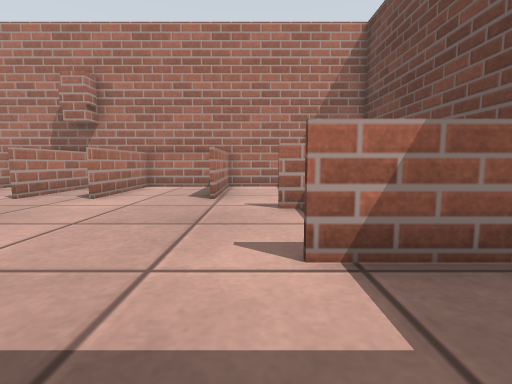
View 1 (above)

13 first-person views from a walk through a robot-simulator world made for Gazebo. The camera is 0.5 m above the floor, tilts 6° down and sees 85° across. The floor is counted in squares, 0.5 m on a side. Each view is taken from the middle of a square. On the plan, view 1 faces up. The plan holds only what a view shows up to about 11 squares ahead; the rest is blank. The place goes on beyond the plan.

View 2
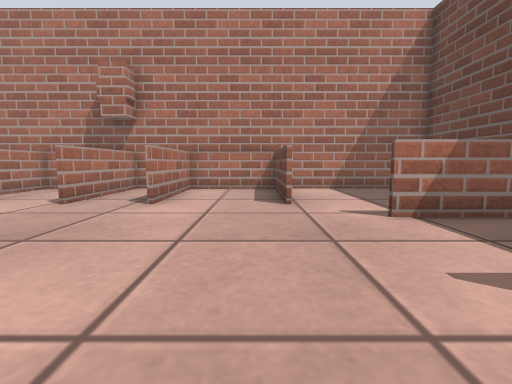

View 3
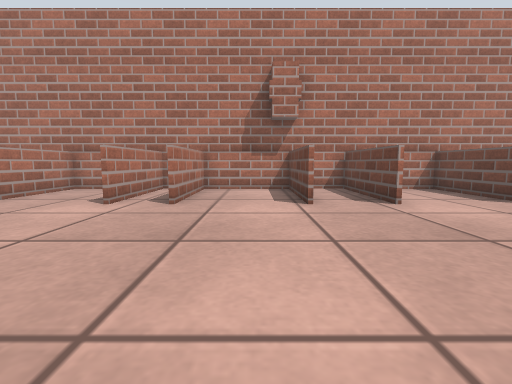

View 4
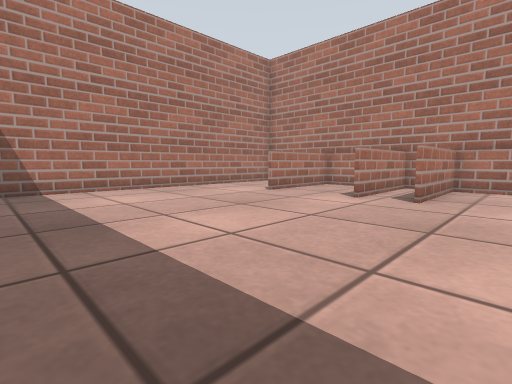

View 5
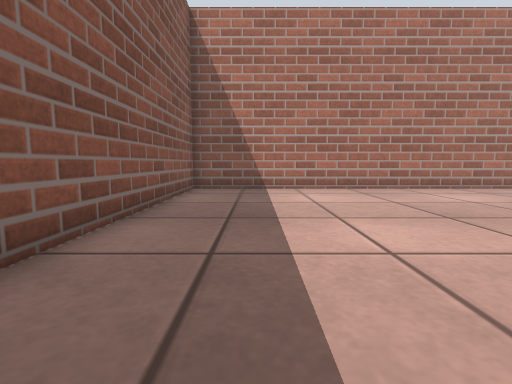

View 6
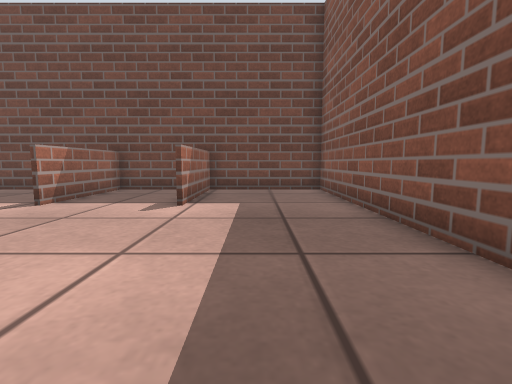

View 7
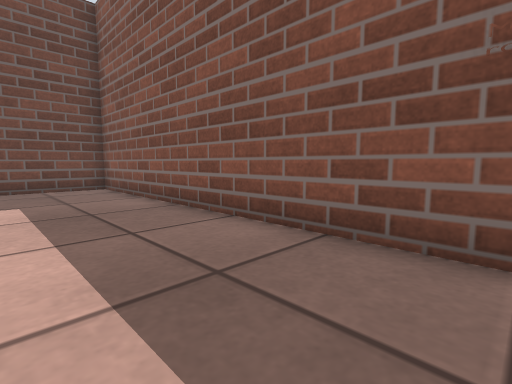

View 8
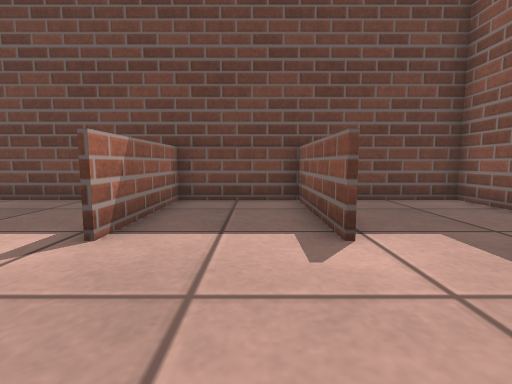

View 9
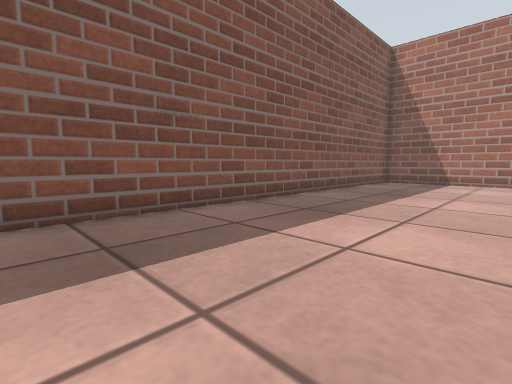

View 10
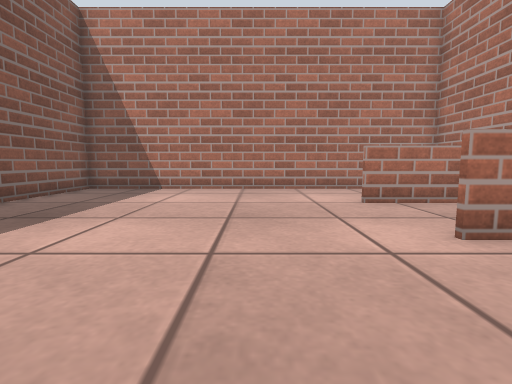

View 11
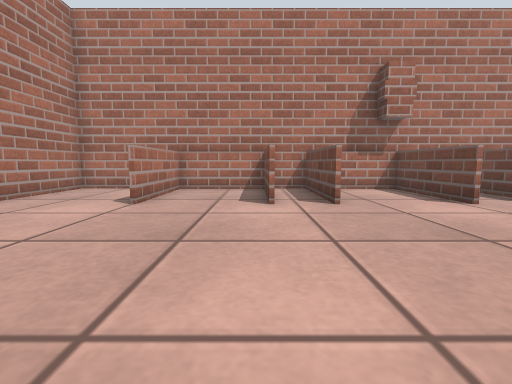

View 12
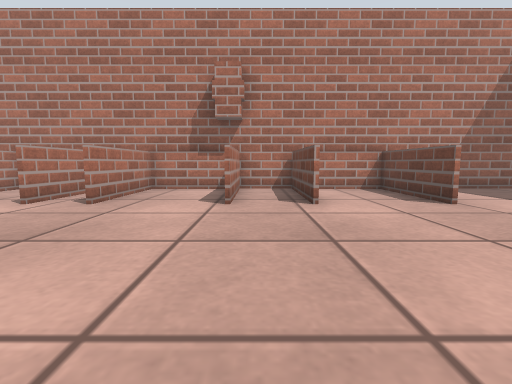

View 13
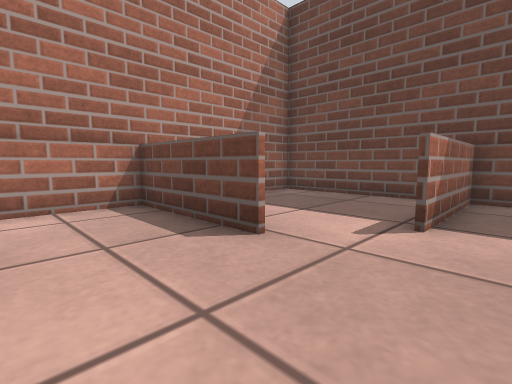

### Floor plan
Ten units are one square. View 1 is at (0, 0); x grows to the right and y downward. Boxes are objects, and circles mark ways between rooms. Rooms are numbered by the first view taken in them; rooms with no view inside come last. Other rooms are left out.
<svg viewBox="-192 -124 242 143">
<path fill="none" stroke="#000" d="M-74 -110 -74 -119M-66 -119 -66 -76M-55 -118 -122 -118M-125 -118 -145 -118M-15 -118 -45 -118M-155 -118 -187 -118 -187 14 45 14 45 -61M-67 -76 -67 -116 -95 -116M-101 -76 -101 -115M-46 -76 -46 -115M-117 -76 -117 -108M-13 -76 -13 -116 -45 -116 -45 -76M-100 -115 -100 -76M-115 -115 -115 -76M5 -28 45 -28M-125 -116 -145 -116M-149 -115 -149 -76M45 -27 5 -27M45 -61 4 -61M45 -61 45 -118 -5 -118M-11 -109 -11 -76"/>
<circle cx="0" cy="-70" r="3" fill="#2a7"/>
<text x="-80" y="-40">1</text>
<text x="20" y="-90">2</text>
</svg>
Room 1 opens to room 2.

Where each view was taken, in squares from view 1:
view 1: 0 up, 0 right, facing up
view 2: 1 up, 2 left, facing up
view 3: 1 up, 8 left, facing up
view 4: 0 up, 8 left, facing up-left
view 5: 1 up, 8 left, facing left
view 6: 1 up, 6 left, facing right
view 7: 2 up, 7 left, facing down-right
view 8: 4 up, 3 left, facing right
view 9: 4 up, 4 left, facing down-left
view 10: 5 up, 8 left, facing left
view 11: 1 up, 12 left, facing up
view 12: 1 up, 6 left, facing up
view 13: 5 up, 4 left, facing up-right
